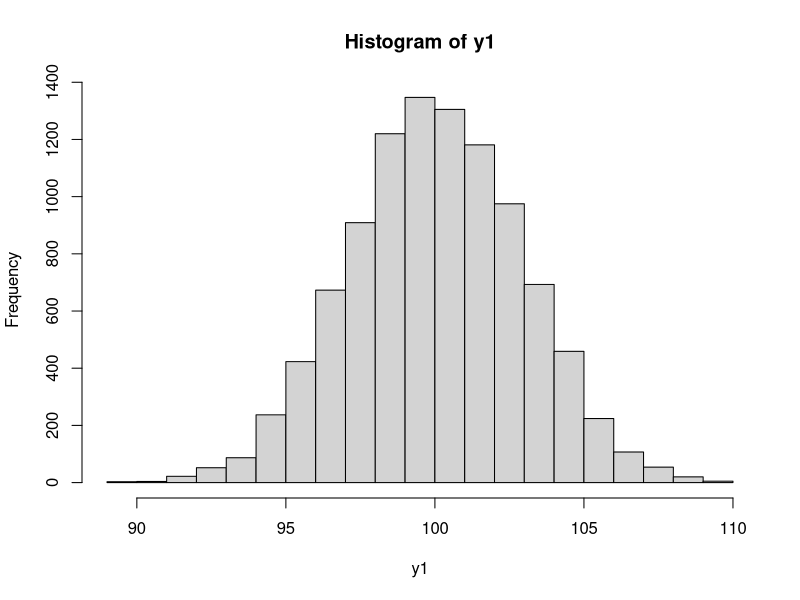
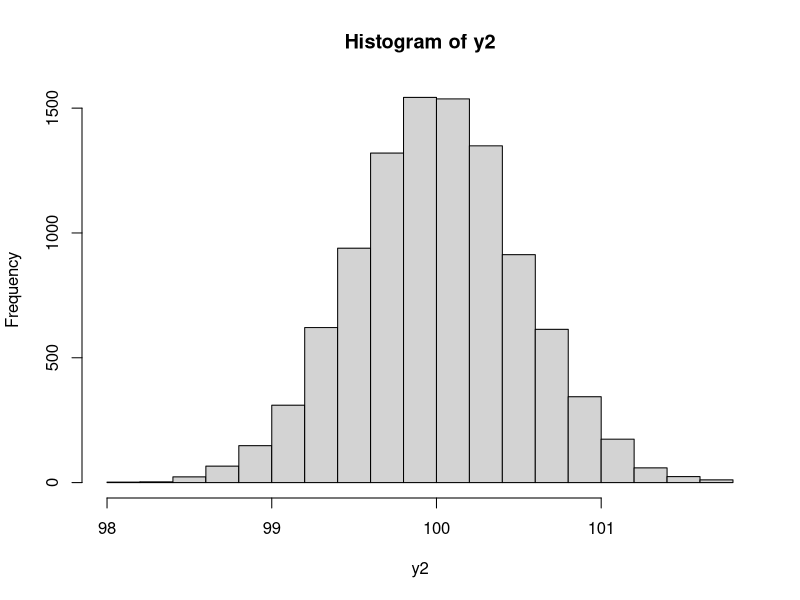
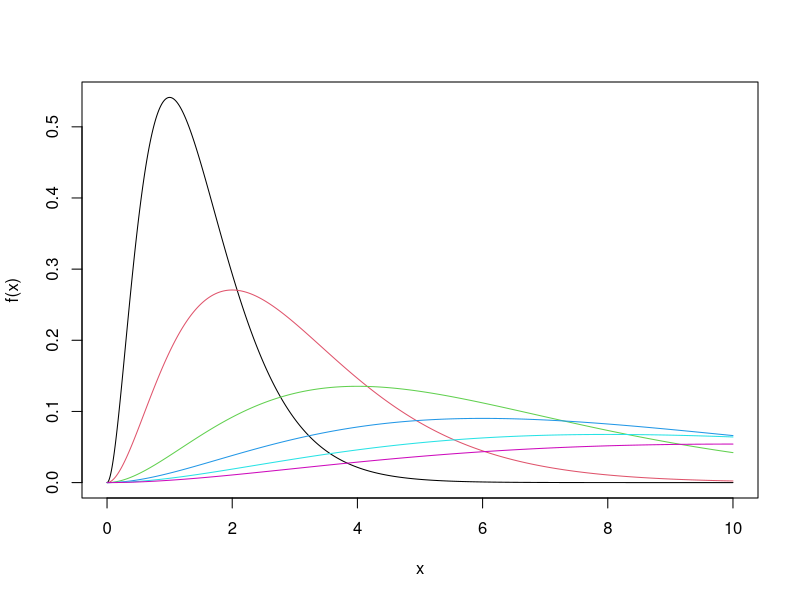
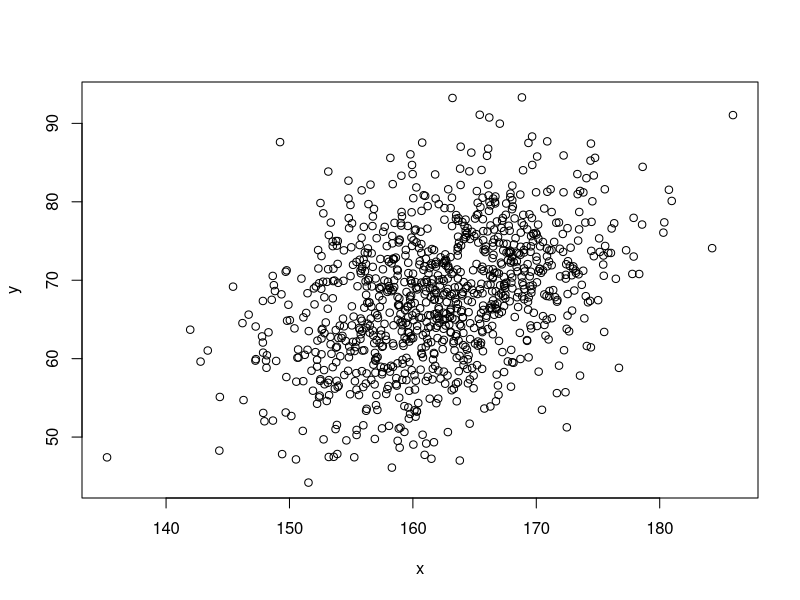
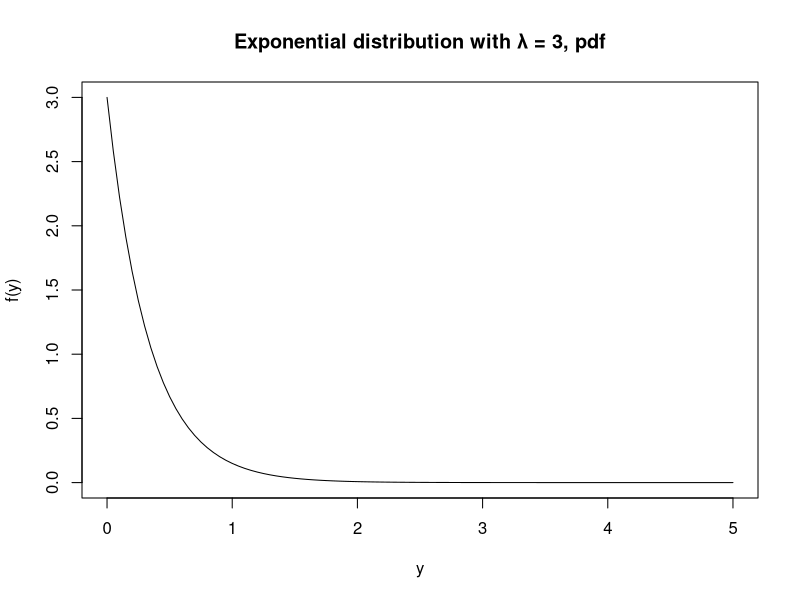
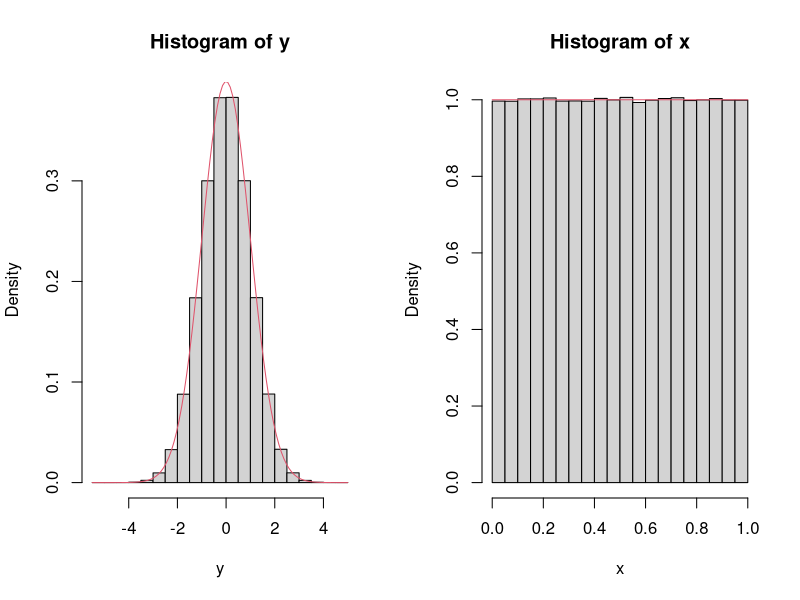
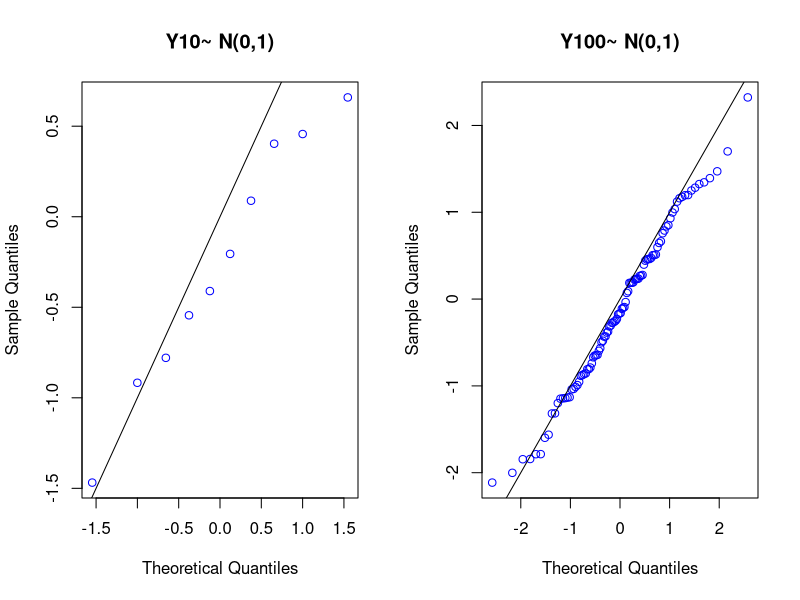
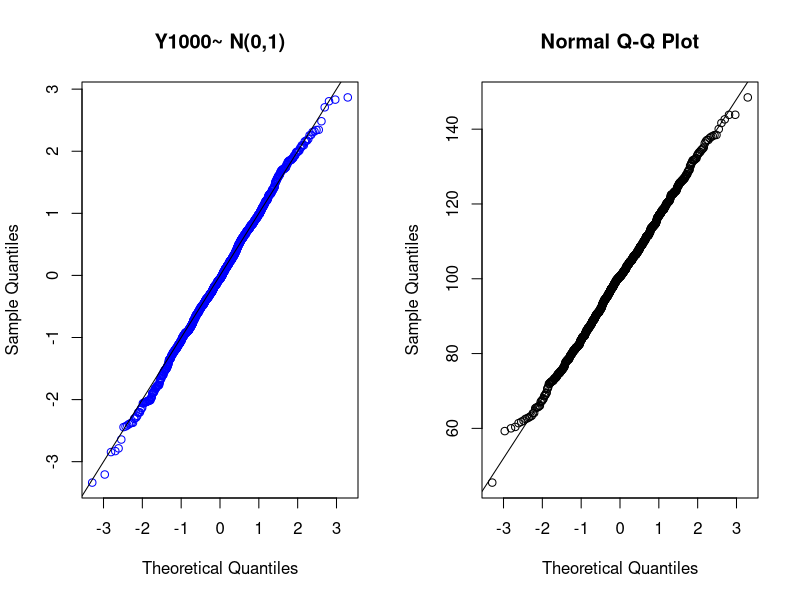

Recreate these plots in R, in order.
## ---- chunk 1
knitr::opts_chunk$set(echo = TRUE)
## ---- chunk 2
randomSample <- 10000
y1 <- y2 <- rep(NA,randomSample)

for (i in 1:randomSample) {
  y1[i] <- mean(rnorm(30,100,16))
  y2[i] <- mean(rnorm(1000,100,16))
}
mean(y1);sd(y1);hist(y1)
mean(y2);sd(y2);hist(y2)
## ---- chunk 3
16/sqrt(30)
16/sqrt(1000)

## ---- chunk 4
#Create the sample
b <- rnorm(n=1000,4,3)
#Evaluate the mean and standard deviation 
mean=mean(b)
s_deviation=sd(b)
## ---- chunk 5
#Add c=2 to each element of the sample 
c=2
b1=b+c
#Compare the mean and standard deviation  
mean1=mean(b1)
s_deviation1=sd(b1)
cat("mean of the first sample +c: ", mean+c)
cat("mean of the second sample: ",mean1)
cat("standard deviation of the first sample: ",s_deviation)
cat("standard deviation of the second sample: ",s_deviation1)
## ---- chunk 6
#multiply the value by c=2
b1=c*b
#Compare the mean and variance  
mean1=mean(b1)
s_deviation1=sd(b1)
cat("mean of the first sample times c: ", mean*c)
cat("mean of the second sample: ",mean1)
cat("standard deviation of the first sample times c: ",s_deviation*c)
cat("standard deviation of the second sample: ",s_deviation1)

## ---- chunk 7
y = rgamma(n=100, shape=2)
x = log(y)

mean(x); log(mean(y))
## ---- chunk 8
y = rgamma(n=2, shape=2)
x = log(y)

median(x); log(median(y))
## ---- chunk 9
   1 - pnorm(1, 0, 1) + pnorm(-1, 0, 1)
## ---- chunk 10
   1 - pnorm(2, 0, 1) + pnorm(-2, 0, 1)
## ---- chunk 11
   1 - pnorm(3, 0, 1) + pnorm(-3, 0, 1)
## ---- chunk 12
o <- 365
pr <- 1/365
res <- 1
for (i in 1:23 ) {
  res = res * pr * o 
  cat(i, " -- ",1 - res)
  print(' ')
  o = o - 1
  
}
#same result with pbirthday function
#for (i in 1:50 ) {
#  cat(" - it",i, "with p:",1 - pbirthday(i))}
## ---- chunk 13
ind<-0;iter<- 100000
for(i in 1:iter){
  s<-sample(1:365,50,replace=TRUE);d<- unique(s)
  ind<-ind+as.numeric(length(d)!=length(s)) }
ind/iter
## ---- chunk 14
y <- rbinom(10000000,3,0.50) #the following simulate 10000000 times the no. of successes in 3 trials.
head(y, 10)
mean(y)
sd(y)

rbinom(1,30000000,0.50)/10000000 #this simulate what the exercise is asking to do.
## ---- chunk 15
   log(0.50, 0.95)
## ---- chunk 16
x = c(10, 8, 14, 7, 21, 44, 60)
mean(x); var(x)
## ---- chunk 17
#Evaluating the proportion of not admitted students using the cumulative distribution function 
A_not_admitted=pnorm(400,mean=500,sd=100)
B_not_admitted=pnorm(400,mean=450,sd=100)
#This are the value of the proportion in % of the not admitted students 
A_not_admitted
B_not_admitted
#-------------------------------------------
#Since the total number of students in each group it's the same we can evaluate the 
#proportion of not admitted student of group B among all the non admitted student like this: 
B_not_admitted/(A_not_admitted+B_not_admitted)
#-----------------------------------------------------
#Here we show that decreasing the threshold of the exam 
#the proportion of non admitted student coming from group B increase 
A_not_admitted=pnorm(300,mean=500,sd=100)
B_not_admitted=pnorm(300,mean=450,sd=100)
B_not_admitted/(A_not_admitted+B_not_admitted)

## ---- chunk 18
xx <- seq (0,10, l = 1000)
plot(xx, dgamma(xx, shape = 3, scale = .5), xlab ="x", ylab ="f(x)", type ="l")
lines(xx, dgamma(xx, shape = 3, scale = 1), col = 2)
lines(xx, dgamma(xx, shape = 3, scale = 2), col = 3)
lines(xx,  dgamma(xx, shape = 3, scale = 3), col = 4)
lines(xx,  dgamma(xx, shape = 3, scale = 4), col = 5)
lines(xx,  dgamma(xx, shape = 3, scale = 5), col = 6)

## ---- chunk 19
x = rnorm(n=1000, mean=162, sd=7)
y = rnorm(n=1000, mean=3+0.4*x, sd=8)
plot(x, y)
## ---- chunk 20
mean(x); mean(y); sd(x); sd(y)
## ---- chunk 21
cor(x, y)
## ---- chunk 22
   log(0.50)
## ---- chunk 23
   log(0.75)
## ---- chunk 24
   log(0.25)
## ---- chunk 25
   plot(function(y) dexp(y, rate = 3), xlim = c(0, 5), ylab=" f(y) ", xlab="y", main = "Exponential distribution with λ = 3, pdf")
## ---- chunk 26
#Generating a sample of one million variables with standard normal distribution 
y=rnorm(1000000,mean=0,sd=1)
#Generating the sample of one million random variables x that correspond to the cdf evaluated on y 
x=pnorm(y,mean=0,sd=1)
#Comparing the histogram of the two samples
par(mfrow=c(1,2))
hist(y,freq = F)
curve(dnorm(x, mean=0, sd=1), add=TRUE, lty=1, col=2) 
hist(x,freq = F)
curve(dunif(x), add=TRUE, lty=1, col=2) 
## ---- chunk 27
Y10 <-rnorm(10)
Y100 <-rnorm(100)
Y1000 <-rnorm(1000)

qqnorm(Y10,col='blue',main='Y10~ N(0,1)'); abline(0,1)
qqnorm(Y100,col='blue',main='Y100~ N(0,1)'); abline(0,1)
qqnorm(Y1000,col='blue',main='Y1000~ N(0,1)'); abline(0,1)
## ---- chunk 28
yb <- rnorm(1000, 100, 16)
qqnorm(yb)
abline(100,16)
## ---- chunk 29
ye <- rexp(1000)

qqnorm(ye,col='blue', main='Y3 ~ exp(1)') 
## ---- chunk 30
yu <- runif(1000)

qqnorm(yu, col='blue', main='Y4 ~ uniform(0,1)')  
## ---- chunk 31
n <- 1000
yu <- runif(n)
q=qunif(c(1:n)/(n+1))
yu=sort(yu)
plot(q,yu)

## ---- chunk 32
n <- 100000; z <- rnorm(n)
zneg <- 0; j <- 1

system.time( #time the original code
  for (i in 1:n) {
    if (z[i]<0) {
      zneg[j] <- z[i]
      j <- j + 1
    }
  }
)
## ---- chunk 33
system.time(
  opt_zneg <- z[z<0] #rewritten code
)
## ---- chunk 34
all(zneg == opt_zneg)
## ---- chunk 35
   set.seed(0); n <- 1000
   A <- matrix(runif(n*n),n,n); x.true <- runif(n)
   y <- A%*%x.true
## ---- chunk 36
   now1 <- Sys.time() 
   I = diag(n)
   A1 = solve(A, I) #inverse matrix of A, using the definition of it
   x1 = A1%*%y #x found with 1° method
   print(Sys.time() - now1)
   e1 <- abs(x1 - x.true)
   sum1 <- sum(e1)
   MAE1 <- sum1/n
   print(MAE1)
## ---- chunk 37
   now2 <- Sys.time()
   x2 = solve(A, y) #x found with 2° method
   print(Sys.time() - now2)
   e2 <- abs(x2 - x.true)
   sum2 <- sum(e2)
   MAE2 <- sum2/n
   print(MAE2)
## ---- chunk 38
#defining cdf function
cdf <- function(x){
  
  set.seed(123)
  
  n<- 1000 # number of samples in measurements
  x_m <- rnorm(n,0,1) #generate set of measurements
  x_m <- sort(x_m) #sort measurements
  cdf <- c() #initialize vector for cdf
  
  for (i in 1:length(x)){
    j <- 1 #initialize the variable to count #(x_m[j]<x[i])
    while((x_m[j]<x[i])&& (j-1)<length(x_m)){
      j <- j+1  #increase j in case x_m[j]<x[i]
    }
    cdf <- c(cdf, ((j-1)/length(x_m))) #add cdf of x[i]
  }
  
  #print cdf of each corresponding x
  print("Corresponding c.d.f.")
  print(cdf)
    
}
#end of function

#generate observations
n<- 20
m <- 0
x<- rnorm(n,m,1)
print("observed values")
print(x)

#calling the function
cdf(x)

## ---- chunk 39
cdf <- function(x,plot.cdf){
  set.seed(123)
  n<- 1000 # number of samples
  x_m <- rnorm(n,0,1) #generate set of measurements
  x_m <- sort(x_m) #sort measurements
  cdf <- c() #initialize vector for cdf
  
  for (i in 1:length(x)){
    j <- 1
    while((x_m[j]<x[i])&& (j-1)<length(x_m)){
      j <- j+1      
    }
    cdf <- c(cdf, ((j-1)/length(x_m)))
  }
  
  #print cdf of each corresponding x
  print("Corresponding c.d.f.")
  print(cdf)
  
  
    
    #for plotting cdf in the form of steps
    if(plot.cdf == TRUE){
      
      x<-sort(x)
      cdf<- sort(cdf)
      plot(x,cdf,type='s',xlab="Observed values", ylab = "c.d.f.")
    }
    
    
}

#generate observations
n<- 20
m <- 0
x<- rnorm(n,m,1)
print("observed values")
print(x)
plot.cdf <- TRUE

#calling the function
cdf(x,plot.cdf)
